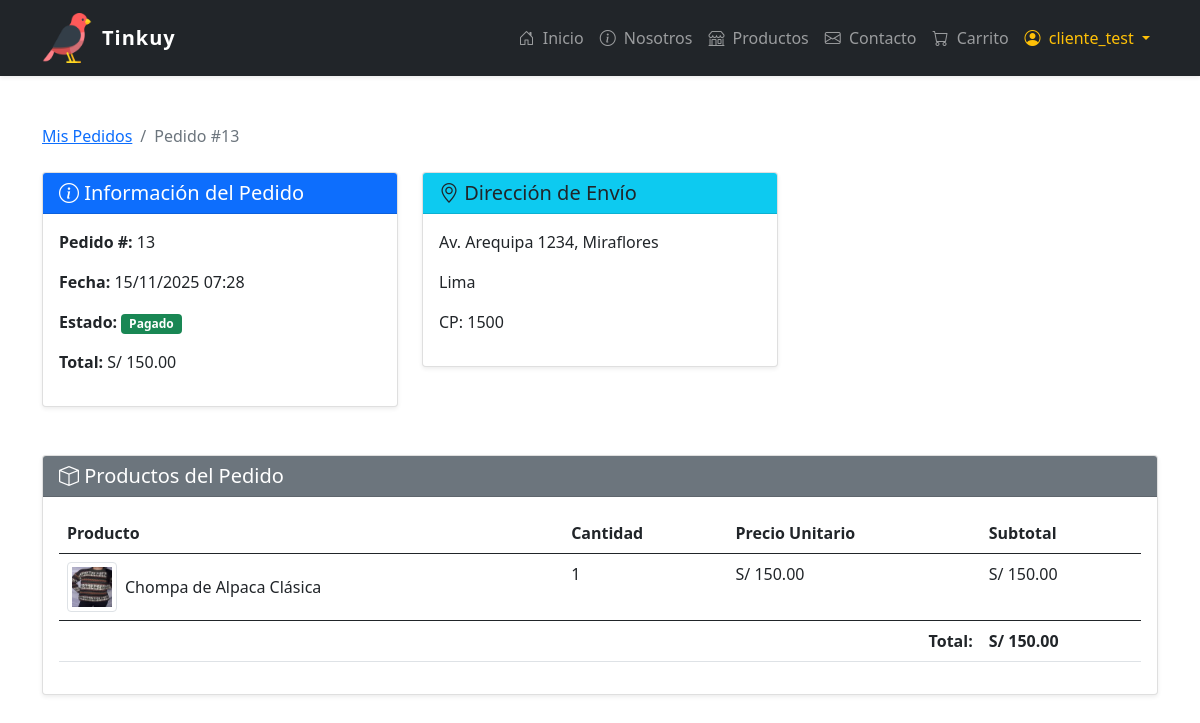
Page /public/index.php?page=ver_pedido&id=13 (signed in) on the committed database.
### tables this page shows
CREATE TABLE `pedidos` (
  `id_pedido` int(11) NOT NULL,
  `id_usuario` int(11) NOT NULL,
  `id_direccion_envio` int(11) NOT NULL,
  `id_estado_pedido` int(11) NOT NULL,
  `fecha_pedido` datetime DEFAULT current_timestamp(),
  `total_pedido` decimal(10,2) NOT NULL
);

CREATE TABLE `estados_pedido` (
  `id_estado` int(11) NOT NULL,
  `nombre_estado` varchar(50) NOT NULL
);

CREATE TABLE `direcciones` (
  `id_direccion` int(11) NOT NULL,
  `id_usuario` int(11) NOT NULL,
  `direccion` varchar(255) NOT NULL,
  `ciudad` varchar(100) NOT NULL,
  `pais` varchar(100) NOT NULL,
  `codigo_postal` varchar(20) DEFAULT NULL,
  `es_principal` tinyint(1) DEFAULT 0
);

CREATE TABLE `detalle_pedido` (
  `id_detalle` int(11) NOT NULL,
  `id_pedido` int(11) NOT NULL,
  `id_variante` int(11) NOT NULL,
  `cantidad` int(11) NOT NULL,
  `precio_historico` decimal(10,2) NOT NULL,
  `id_empresa_envio` int(11) DEFAULT NULL,
  `numero_seguimiento` varchar(100) DEFAULT NULL,
  `id_estado_detalle` int(11) NOT NULL DEFAULT 2 COMMENT 'Refleja el estado del item, no del pedido. (2=Pagado, 3=Enviado, 4=Entregado)'
);

CREATE TABLE `productos` (
  `id_producto` int(11) NOT NULL,
  `id_categoria` int(11) NOT NULL,
  `id_vendedor` int(11) NOT NULL,
  `nombre_producto` varchar(255) NOT NULL,
  `descripcion` text DEFAULT NULL,
  `imagen_principal` varchar(255) DEFAULT NULL,
  `estado` enum('activo','inactivo') NOT NULL DEFAULT 'activo',
  `fecha_creacion` datetime DEFAULT current_timestamp()
);

CREATE TABLE `variantes_producto` (
  `id_variante` int(11) NOT NULL,
  `id_producto` int(11) NOT NULL,
  `talla` varchar(50) DEFAULT NULL,
  `color` varchar(50) DEFAULT NULL,
  `sku` varchar(100) DEFAULT NULL,
  `precio` decimal(10,2) NOT NULL,
  `stock` int(11) NOT NULL DEFAULT 0,
  `imagen_variante` varchar(255) DEFAULT NULL,
  `estado` enum('activo','inactivo') NOT NULL DEFAULT 'activo'
);

### src/Controllers/OrderController.php (called while the page is built, shortened)
<?php
class OrderController
{
    private $conn;
    public function __construct($conn)
    {
        $this->conn = $conn;
    }
    public function getOrderDetails($id_pedido, $id_usuario)
    {
        try {
            $stmt = $this->conn->prepare("
                SELECT p.*, e.nombre_estado, u.email, pf.nombres AS nombre_usuario, pf.apellidos AS apellido_usuario,
                       d.direccion, d.ciudad, d.codigo_postal
                FROM pedidos p
                JOIN estados_pedido e ON p.id_estado_pedido = e.id_estado
                JOIN usuarios u ON p.id_usuario = u.id_usuario
                LEFT JOIN perfiles pf ON u.id_usuario = pf.id_usuario
                LEFT JOIN direcciones d ON p.id_direccion_envio = d.id_direccion
                WHERE p.id_pedido = ? AND p.id_usuario = ?
            ");
            $stmt->bind_param("ii", $id_pedido, $id_usuario);
            $stmt->execute();
            $pedido = $stmt->get_result()->fetch_assoc();
            $stmt = $this->conn->prepare("
                SELECT dp.*, v.id_variante, v.precio AS precio_unitario, pr.nombre_producto, pr.imagen_principal AS imagen_url
                FROM detalle_pedido dp
                JOIN variantes_producto v ON dp.id_variante = v.id_variante
                JOIN productos pr ON v.id_producto = pr.id_producto
                WHERE dp.id_pedido = ?
            ");
            $stmt->bind_param("i", $id_pedido);
            $stmt->execute();
            $detalles = $stmt->get_result()->fetch_all(MYSQLI_ASSOC);
            return [
                'pedido' => $pedido,
                'detalles' => $detalles
            ];
        } catch (Exception $e) {
            throw new Exception($e->getMessage());
        }
    }
    public function getOrderStatusClass($estado)
    {
        switch ($estado) {
            case 'Pagado':
                return 'bg-success';
        }
    }
}

### src/Views/pedido/ver_pedido.php (the view, shortened to what this page needs)
<?php
require_once BASE_PATH . '/src/Core/db.php';
require_once BASE_PATH . '/src/Controllers/OrderController.php';
$id_usuario = $_SESSION['usuario_id'];
$id_pedido = $_GET['id'];
$mensaje_error = "";
$orderController = new OrderController($conn);
try {
    $resultado = $orderController->getOrderDetails($id_pedido, $id_usuario);
    $pedido = $resultado['pedido'];
    $detalles = $resultado['detalles'];
} catch (Exception $e) {
    $mensaje_error = $e->getMessage();
}
?>
<!DOCTYPE html>
<html lang="es">
<head>
    <link href="https://cdn.jsdelivr.net/npm/bootstrap@5.0.2/dist/css/bootstrap.min.css" rel="stylesheet">
    <link href="https://cdn.jsdelivr.net/npm/bootstrap-icons@1.10.5/font/bootstrap-icons.css" rel="stylesheet">
</head>
<body>
    <?php include BASE_PATH . '/src/Views/components/navbar.php'; ?>
    <div class="container my-5">
        <nav aria-label="breadcrumb" class="mb-4">
            <ol class="breadcrumb">
                <li class="breadcrumb-item"><a href="?page=pedidos">Mis Pedidos</a></li>
                <li class="breadcrumb-item active">Pedido #<?= htmlspecialchars($pedido['id_pedido'] ?? '') ?></li>
            </ol>
        </nav>
        <?php if (!empty($mensaje_error)): ?>
            <div class="alert alert-danger"><?= htmlspecialchars($mensaje_error) ?></div>
        <?php elseif (isset($pedido)): ?>
            <div class="row">
                <div class="col-md-4 mb-4">
                    <div class="card shadow-sm">
                        <div class="card-header bg-primary text-white">
                            <h5 class="card-title mb-0"><i class="bi bi-info-circle"></i> Información del Pedido</h5>
                        </div>
                        <div class="card-body">
                            <p><strong>Pedido #:</strong> <?= htmlspecialchars($pedido['id_pedido']) ?></p>
                            <p><strong>Fecha:</strong> <?= date('d/m/Y H:i', strtotime($pedido['fecha_pedido'])) ?></p>
                            <p><strong>Estado:</strong>
                                <span class="badge <?= $orderController->getOrderStatusClass($pedido['nombre_estado']) ?>">
                                    <?= htmlspecialchars($pedido['nombre_estado']) ?>
                                </span>
                            </p>
                            <p><strong>Total:</strong> S/ <?= number_format($pedido['total_pedido'], 2) ?></p>
                        </div>
                    </div>
                </div>
                <div class="col-md-4 mb-4">
                    <div class="card shadow-sm">
                        <div class="card-header bg-info text-dark">
                            <h5 class="card-title mb-0"><i class="bi bi-geo-alt"></i> Dirección de Envío</h5>
                        </div>
                        <div class="card-body">
                            <?php if (isset($pedido['direccion'])): ?>
                                <p><?= htmlspecialchars($pedido['direccion']) ?></p>
                                <p><?= htmlspecialchars($pedido['ciudad']) ?></p>
                                <p>CP: <?= htmlspecialchars($pedido['codigo_postal']) ?></p>
                            <?php else: ?>
                                <p class="text-muted">No se registró dirección de envío</p>
                            <?php endif; ?>
                        </div>
                    </div>
                </div>
                <div class="col-12 mt-4">
                    <div class="card shadow-sm">
                        <div class="card-header bg-secondary text-white">
                            <h5 class="card-title mb-0"><i class="bi bi-box"></i> Productos del Pedido</h5>
                        </div>
                        <div class="card-body">
                            <div class="table-responsive">
                                <table class="table table-hover">
                                    <thead>
                                        <tr>
                                            <th>Producto</th>
                                            <th>Cantidad</th>
                                            <th>Precio Unitario</th>
                                            <th>Subtotal</th>
                                        </tr>
                                    </thead>
                                    <tbody>
                                        <?php foreach ($detalles as $detalle):
                                            $nombreProducto = $detalle['nombre_producto'] ?? $detalle['nombre'] ?? $detalle['producto_nombre'] ?? 'Producto';
                                            $img_principal = trim($detalle['imagen_url'] ?? $detalle['imagen_principal'] ?? $detalle['imagen'] ?? '');
                                            $imagen = $img_principal ?: 'default.png';
                                            $cantidad = isset($detalle['cantidad']) ? (int) $detalle['cantidad'] : (int) ($detalle['cant'] ?? 0);
                                            $precioUnitario = $detalle['precio_unitario'] ?? $detalle['precio_historico'] ?? $detalle['precio'] ?? 0.0;
                                            $subtotal = $cantidad * $precioUnitario;
                                            ?>
                                            <tr>
                                                <td>
                                                    <div class="d-flex align-items-center">
                                                        <?php if (!empty($imagen)): ?>
                                                            <img src="<?= $project_root ?>/public/img/productos/<?= htmlspecialchars($imagen) ?>"
                                                                alt="<?= htmlspecialchars($nombreProducto) ?>"
                                                                class="img-thumbnail me-2"
                                                                style="width: 50px; height: 50px; object-fit: cover;">
                                                        <?php endif; ?>
                                                        <?= htmlspecialchars($nombreProducto) ?>
                                                    </div>
                                                </td>
                                                <td><?= $cantidad ?></td>
                                                <td>S/ <?= number_format($precioUnitario, 2) ?></td>
                                                <td>S/ <?= number_format($subtotal, 2) ?></td>
                                            </tr>
                                        <?php endforeach; ?>
                                    </tbody>
                                    <tfoot>
                                        <tr>
                                            <td colspan="3" class="text-end"><strong>Total:</strong></td>
                                            <td><strong>S/ <?= number_format($pedido['total_pedido'], 2) ?></strong></td>
                                        </tr>
                                    </tfoot>
                                </table>
                            </div>
                        </div>
                    </div>
                </div>
            </div>
        <?php endif; ?>
    </div>
</body>
</html>

### rows in the picture
pedidos: id_pedido "13", fecha_pedido "15/11/2025 07:28", id_estado_pedido.nombre_estado "Pagado", total_pedido "150.00", id_direccion_envio.direccion "Av. Arequipa 1234, Miraflores", id_direccion_envio.ciudad "Lima", id_direccion_envio.codigo_postal "1500"
detalle_pedido: productos.imagen_principal (picture), productos.nombre_producto "Chompa de Alpaca Clásica", cantidad "1", id_variante.precio "150.00"

### other values in the picture
$display_name "cliente_test"
